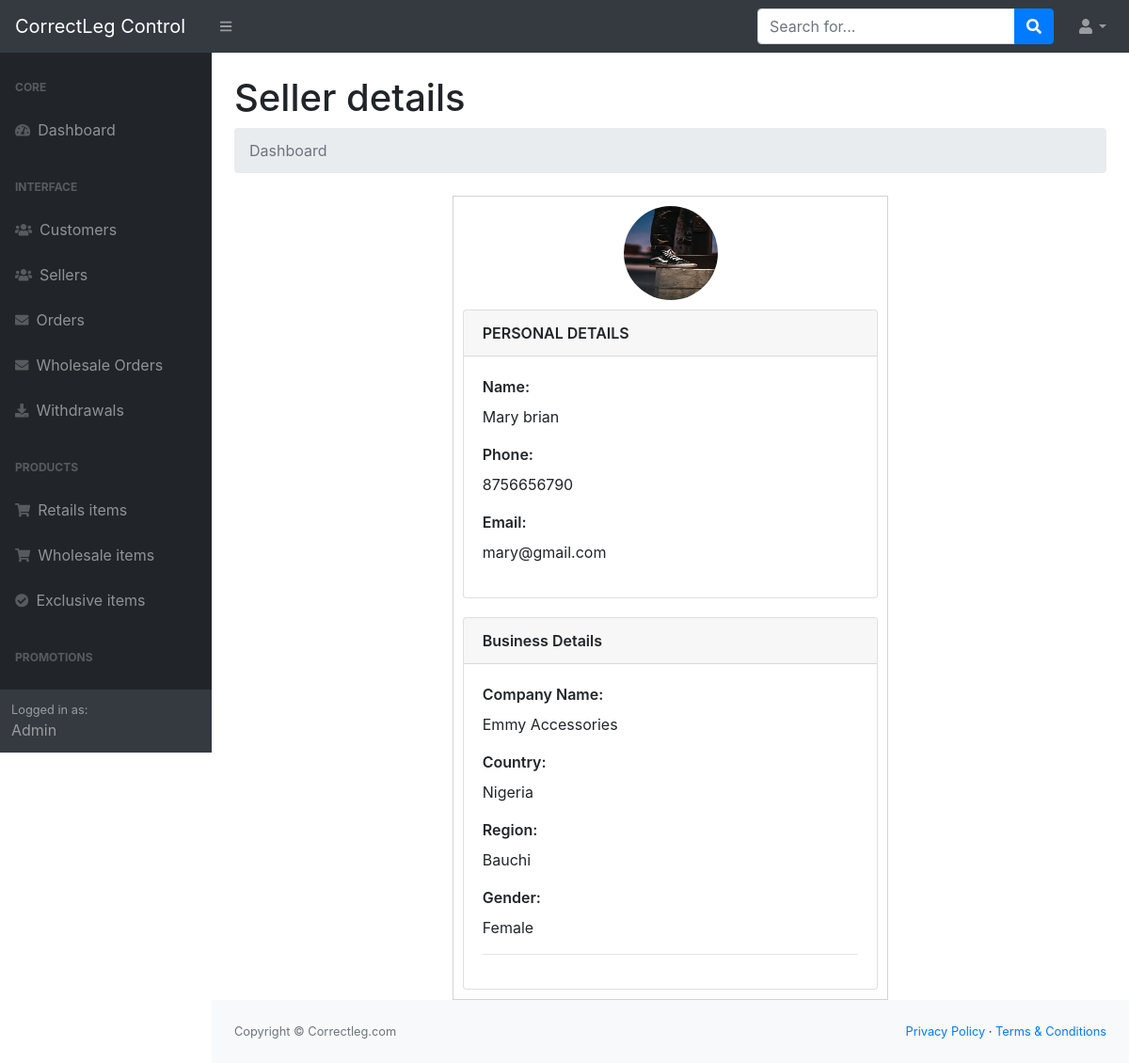
The app's page /c-panel/view-seller.php?seller_id=5edb8099d21a7 (signed in) with its own data.
### tables this page shows
CREATE TABLE `businessdetails` (
  `id` int(11) NOT NULL,
  `sellerid` varchar(500) NOT NULL,
  `logo` varchar(500) NOT NULL,
  `companyname` varchar(500) NOT NULL,
  `country` varchar(500) NOT NULL,
  `region` varchar(500) NOT NULL,
  `gender` varchar(500) NOT NULL,
  `website_url` varchar(500) NOT NULL
);

CREATE TABLE `sellers` (
  `id` int(11) NOT NULL,
  `uniqueid` varchar(500) NOT NULL,
  `firstname` varchar(500) NOT NULL,
  `lastname` varchar(500) NOT NULL,
  `image` varchar(500) NOT NULL,
  `email` varchar(500) NOT NULL,
  `phone` varchar(500) NOT NULL,
  `password` varchar(500) NOT NULL,
  `activebalance` varchar(500) NOT NULL,
  `pendingbalance` varchar(500) NOT NULL,
  `pendingwithdrawals` varchar(500) NOT NULL,
  `time` varchar(500) NOT NULL,
  `date` varchar(500) NOT NULL,
  `timeview` varchar(500) NOT NULL,
  `status` varchar(500) NOT NULL,
  `new` varchar(500) NOT NULL,
  `cid` varchar(500) NOT NULL,
  `subscribed` varchar(500) NOT NULL
);

### functions.php (called while the page is built, shortened)
<?php
function get_seller_detail($userid, $detail)
{
    global $conn;
    $sql = "SELECT * FROM sellers WHERE uniqueid='$userid';";
    $result = mysqli_query($conn, $sql);
    $row = mysqli_fetch_assoc($result);
    $userdetail = $row[$detail];
    return $userdetail;
}
function seller_have_business_details($seller_id)
{
    global $conn;
    $sql = "SELECT * FROM businessdetails WHERE sellerid='$seller_id';";
    $result = mysqli_query($conn, $sql);
    $numrows = mysqli_num_rows($result);
    if ($numrows > 0) {
        return true;
    } else {
        return false;
    }
}

### c-panel/view-seller.php (the view, shortened to what this page needs)
<?php
include '../dbconn.php';
include '../functions.php';
$seller_id = $_GET['seller_id'];
$image = "sellerimages/defaultimage.png";
$firstname = get_seller_detail($seller_id, "firstname");
$lastname = get_seller_detail($seller_id, "lastname");
$email = get_seller_detail($seller_id, "email");
$phone = get_seller_detail($seller_id, "phone");
?>
<!DOCTYPE html>
<html lang="en">
<head>
    <link href="css/styles.css" rel="stylesheet" />
    <link href="https://cdn.datatables.net/1.10.20/css/dataTables.bootstrap4.min.css" rel="stylesheet" />
</head>
<body class="sb-nav-fixed">
    <?php
    include 'sidebar.php'; ?>
    <div id="layoutSidenav_content">
        <main>
            <div class="container-fluid">
                <h1 class="mt-4">Seller details</h1>
                <ol class="breadcrumb mb-4">
                    <li class="breadcrumb-item active">Dashboard</li>
                </ol>
                <?php
                $sql = "SELECT * FROM businessdetails WHERE sellerid='$seller_id';";
                $result = mysqli_query($conn, $sql);
                $row = mysqli_fetch_assoc($result);
                ?>
                <div class="details-container">
                    <div style="width:100%;display:flex;justify-content:center;">
                        <img src="../<?php if (seller_have_business_details($seller_id)) {
                                            echo $row['logo'];
                                        } else {
                                            echo $image;
                                        } ?>" class="image">
                    </div>
                    <div class="card" style="margin-top:10px;">
                        <div class="card-header" style="font-weight:600;">PERSONAL DETAILS</div>
                        <div class="card-body">
                            <label>Name: </label>
                            <p><?php echo $firstname . " " . $lastname; ?></p>
                            <label>Phone: </label>
                            <p><?php echo $phone; ?></p>
                            <label>Email: </label>
                            <p><?php echo $email; ?></p>
                        </div>
                    </div>
                    <div class="card" style="margin-top:20px;">
                        <div class="card-header" style="font-weight:600;">Business Details</div>
                        <div class="card-body">
                            <?php
                            if (seller_have_business_details($seller_id)) {
                            ?>
                                <label>Company Name: </label>
                                <p><?php echo $row['companyname']; ?></p>
                                <label>Country: </label>
                                <p><?php echo $row['country']; ?></p>
                                <label>Region: </label>
                                <p><?php echo $row['region']; ?></p>
                                <label>Gender: </label>
                                <p><?php echo $row['gender']; ?></p>
                                <hr>
                            <?php
                            } else {
                                echo "Seller have no business details";
                            }
                            ?>
                        </div>
                    </div>
                </div>
            </div>
        </main>
        <?php include 'footer.php'; ?>
    </div>
    </div>
</body>
</html>

### c-panel/view-seller.php (style rules this page uses)
* { margin: 0; padding: 0; }
@media only screen and (min-width: 690px) { .details-container { width: 50%; margin: auto; border: 1px solid lightgrey; padding: 10px; } }
@media only screen and (min-width: 690px) { .image { width: 100px; height: 100px; border-radius: 100px; } }
@media only screen and (min-width: 690px) { label { font-weight: 600; } }

### records on screen
businessdetails: logo (picture), companyname "Emmy Accessories", country "Nigeria", region "Bauchi", gender "Female"
sellers: firstname "Mary", lastname "brian", phone "8756656790", email "mary@gmail.com"
